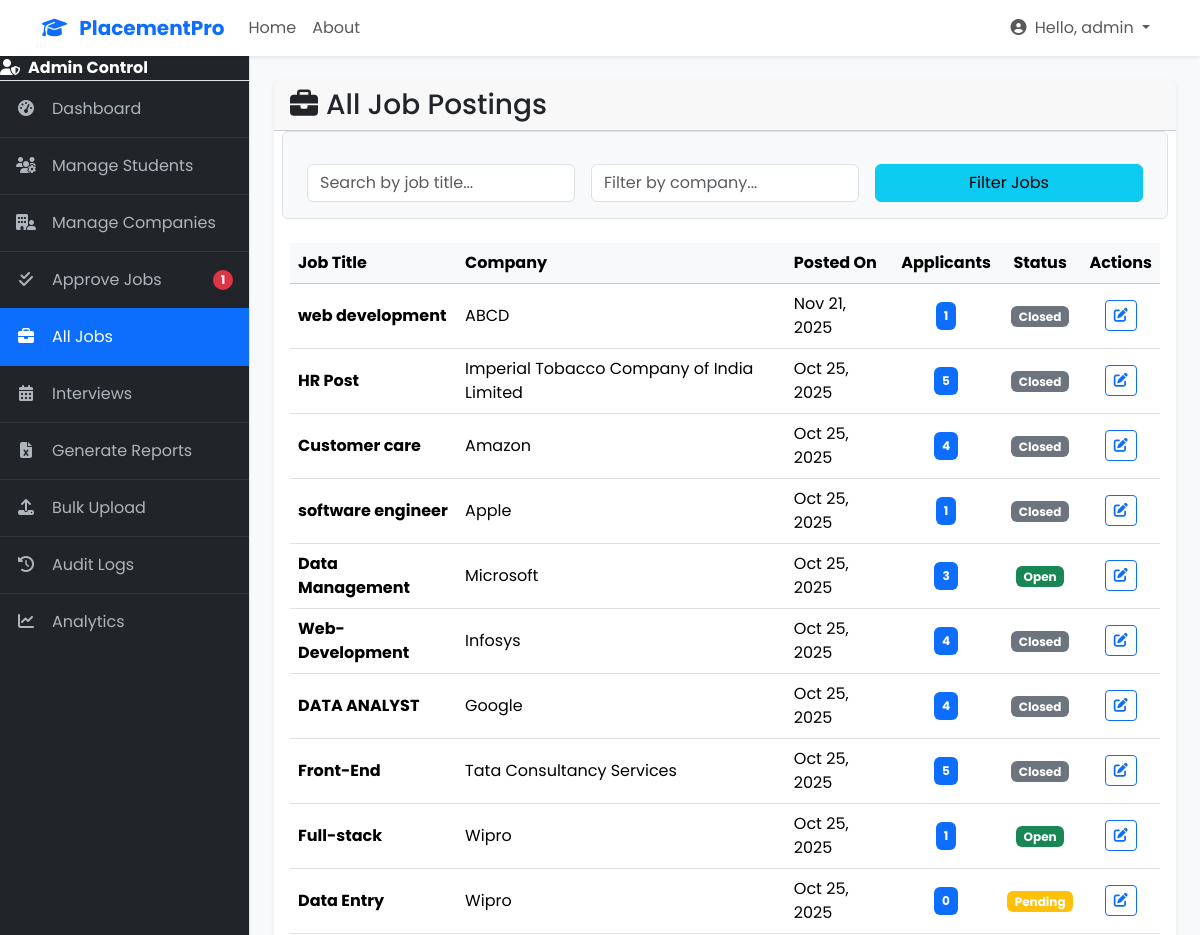
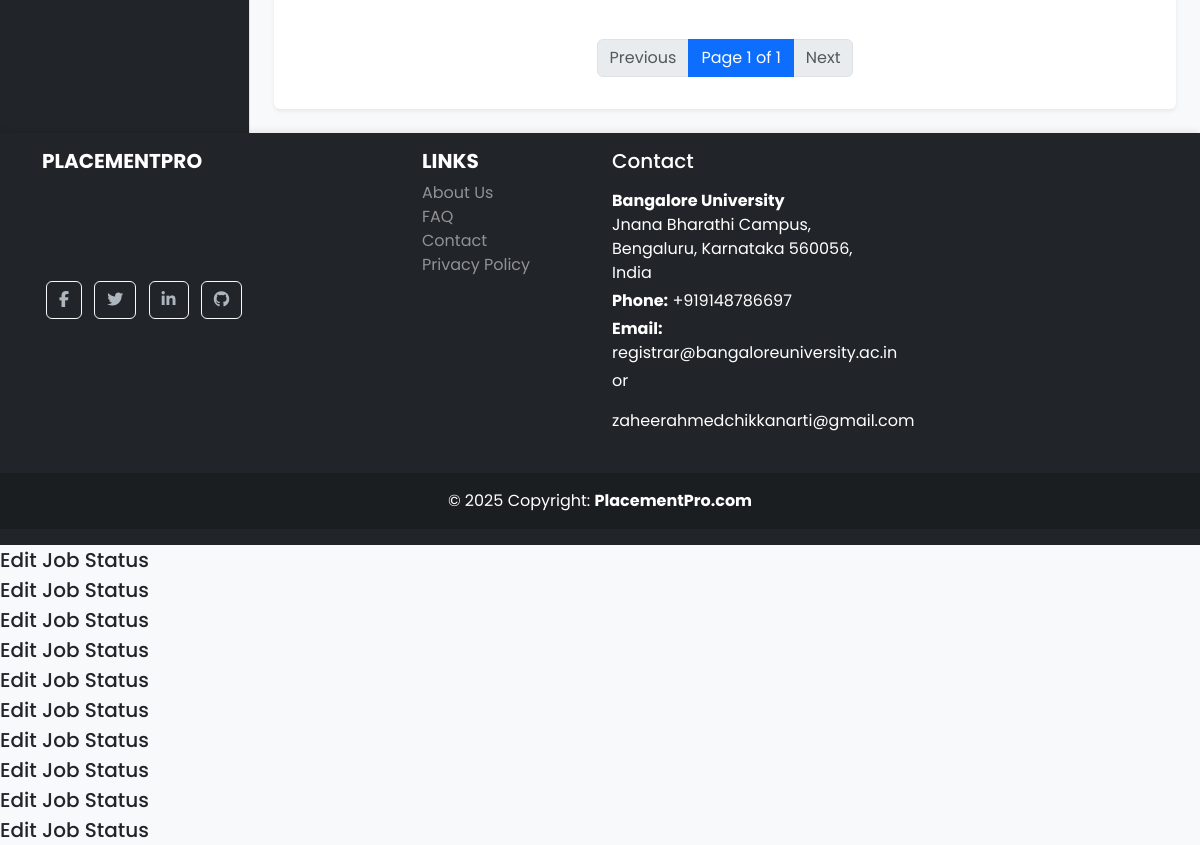
Page /tpo/jobs/all/ (signed in) on the committed database (2 pictures, top to bottom).
### core/models.py (models this page shows, shortened)
class User(AbstractUser):
    ROLE_CHOICES = (
        ('admin', 'Admin'),
        ('student', 'Student'),
        ('company', 'Company'),
    )
    role = models.CharField(max_length=10, choices=ROLE_CHOICES, default='student')

class JobPosting(models.Model):
    company = models.ForeignKey(CompanyProfile, on_delete=models.CASCADE, related_name='jobs')
    title = models.CharField(max_length=200)
    description = models.TextField()
    salary_range = models.CharField(max_length=100, blank=True)
    location = models.CharField(max_length=100)
    application_deadline = models.DateField()
    min_cgpa = models.FloatField(default=6.0, help_text="Minimum CGPA required.")
    max_backlogs = models.IntegerField(default=0, help_text="Maximum number of backlogs allowed.")
    allowed_branches = models.CharField(max_length=255, help_text="Comma-separated list of allowed branches (e.g., CSE,ECE,ME).")
    is_approved = models.BooleanField(default=False, help_text="Admin must approve the job posting.")
    posted_at = models.DateTimeField(auto_now_add=True)

class CompanyProfile(models.Model):
    user = models.OneToOneField(User, on_delete=models.CASCADE, primary_key=True, related_name='company_profile')
    name = models.CharField(max_length=200)
    description = models.TextField(help_text="A brief description of the company.")
    website = models.URLField(blank=True)
    logo = models.FileField(upload_to='company_logos/', null=True, blank=True)
    is_approved = models.BooleanField(default=False, help_text="Admin must approve the company profile.")
    hr_name = models.CharField(max_length=150, blank=True)
    hr_email = models.EmailField(blank=True)
    plain_password = models.CharField(max_length=128, blank=True, null=True)

### core/views.py (the view)
# urls.py: path('tpo/jobs/all/', views.manage_jobs_view, name='manage_jobs'),
@login_required
@admin_required
def manage_jobs_view(request):
    jobs_list = JobPosting.objects.all().select_related('company').prefetch_related('applications').order_by('-posted_at')
    title_query = request.GET.get('title')
    company_query = request.GET.get('company')
    if title_query:
        jobs_list = jobs_list.filter(title__icontains=title_query)
    if company_query:
        jobs_list = jobs_list.filter(company__name__icontains=company_query)
    paginator = Paginator(jobs_list, 15)
    page_number = request.GET.get('page')
    page_obj = paginator.get_page(page_number)
    context = {
        'all_jobs_page_obj': page_obj,
        'today': date.today() # Pass today's date for status checking
    }
    return render(request, 'admin/manage_jobs.html', context)

### core/context_processors.py (called while the page is built)
def notifications_context(request):
    if request.user.is_authenticated and request.user.role == 'admin':
        count = JobPosting.objects.filter(is_approved=False).count()
        return {'pending_jobs_count': count}
    return {}

### core/templates/admin/manage_jobs.html (shortened to what this page needs)
{% extends 'admin/admin_base.html' %}
{% block admin_content %}
<div class="card shadow-sm">
    <div class="card-header"><h3 class="mb-0"><i class="fas fa-briefcase me-2"></i>All Job Postings</h3></div>
    <div class="card-body">
        <form method="get" class="row g-3 mb-4 p-3 bg-light border rounded">
            <div class="col-md-4"><input type="text" name="title" class="form-control" placeholder="Search by job title..." value="{{ request.GET.title|default:'' }}"></div>
            <div class="col-md-4"><input type="text" name="company" class="form-control" placeholder="Filter by company..." value="{{ request.GET.company|default:'' }}"></div>
            <div class="col-md-4"><button type="submit" class="btn btn-info w-100">Filter Jobs</button></div>
        </form>
        <div class="table-responsive">
            <table class="table table-hover align-middle">
                <thead class="table-light">
                    <tr><th>Job Title</th><th>Company</th><th>Posted On</th><th class="text-center">Applicants</th><th class="text-center">Status</th><th class="text-center">Actions</th></tr>
                </thead>
                <tbody>
                    {% for job in all_jobs_page_obj %}
                    <tr>
                        <td class="fw-bold">{{ job.title }}</td>
                        <td>{{ job.company.name }}</td>
                        <td>{{ job.posted_at|date:"M d, Y" }}</td>
                        <td class="text-center">
                            <span class="badge bg-primary p-2">{{ job.applications.count }}</span>
                        </td>
                        <td class="text-center">
                            {% if not job.is_approved %}
                                <span class="badge bg-warning">Pending</span>
                            {% elif job.application_deadline < today %}
                                <span class="badge bg-secondary">Closed</span>
                            {% else %}
                                <span class="badge bg-success">Open</span>
                            {% endif %}
                        </td>
                        <td class="text-center">
                            <button type="button" class="btn btn-sm btn-outline-primary" title="Edit" data-bs-toggle="modal" data-bs-target="#editJobModal{{ job.id }}">
                                <i class="fas fa-edit"></i>
                            </button>
                        </td>
                    </tr>
                    {% empty %}
                    <tr><td colspan="6" class="text-center p-4">No jobs found in the system.</td></tr>
                    {% endfor %}
                </tbody>
            </table>
        </div>
        <nav aria-label="Page navigation">
            <ul class="pagination justify-content-center mt-4">
                {% if all_jobs_page_obj.has_previous %}
                    <li class="page-item"><a class="page-link" href="?page={{ all_jobs_page_obj.previous_page_number }}">Previous</a></li>
                {% else %}
                     <li class="page-item disabled"><a class="page-link" href="#">Previous</a></li>
                {% endif %}
                <li class="page-item active"><span class="page-link">Page {{ all_jobs_page_obj.number }} of {{ all_jobs_page_obj.paginator.num_pages }}</span></li>
                {% if all_jobs_page_obj.has_next %}
                    <li class="page-item"><a class="page-link" href="?page={{ all_jobs_page_obj.next_page_number }}">Next</a></li>
                {% else %}
                    <li class="page-item disabled"><a class="page-link" href="#">Next</a></li>
                {% endif %}
            </ul>
        </nav>
    </div>
</div>
{% for job in all_jobs_page_obj %}
<div class="modal fade" id="editJobModal{{ job.id }}" tabindex="-1" aria-labelledby="editJobModalLabel{{ job.id }}" aria-hidden="true">
    <div class="modal-dialog">
        <div class="modal-content">
            <form method="post" action="{% url 'core:edit_job_status' job.id %}">
                <div class="modal-header">
                    <h5 class="modal-title" id="editJobModalLabel{{ job.id }}">Edit Job Status</h5>
                </div>
            </form>
        </div>
    </div>
</div>
{% endfor %}
{% endblock %}

### core/templates/admin/admin_base.html (shortened to what this page needs)
{% extends 'base.html' %}
{% load static %}
{% block content %}
<div class="d-flex" id="adminPanelWrapper">
    <div class="bg-dark border-end" id="sidebar-wrapper">
        <div class="sidebar-heading border-bottom bg-dark text-white fw-bold">
            <i class="fas fa-user-shield me-2"></i>Admin Control
        </div>
        <div class="list-group list-group-flush">
    <a class="list-group-item list-group-item-action list-group-item-dark p-3 {% if request.resolver_match.url_name == 'admin_dashboard' %}active{% endif %}" href="{% url 'core:admin_dashboard' %}">
        <i class="fas fa-tachometer-alt fa-fw me-3"></i>Dashboard
    </a>
    <a class="list-group-item list-group-item-action list-group-item-dark p-3 {% if request.resolver_match.url_name == 'manage_students' %}active{% endif %}" href="{% url 'core:manage_students' %}">
        <i class="fas fa-users-cog fa-fw me-3"></i>Manage Students
    </a>
    <a class="list-group-item list-group-item-action list-group-item-dark p-3 {% if request.resolver_match.url_name == 'manage_companies' %}active{% endif %}" href="{% url 'core:manage_companies' %}">
        <i class="fas fa-building-user fa-fw me-3"></i>Manage Companies
    </a>
    <a class="list-group-item list-group-item-action list-group-item-dark p-3 d-flex justify-content-between align-items-center " href="{% url 'core:approve_jobs' %}">
        <span><i class="fas fa-check-double fa-fw me-3"></i>Approve Jobs</span>
        {% if pending_jobs_count > 0 %}<span class="badge bg-danger rounded-pill">{{ pending_jobs_count }}</span>{% endif %}
    </a>
    <a class="list-group-item list-group-item-action list-group-item-dark p-3 {% if request.resolver_match.url_name == 'manage_jobs' %}active{% endif %}" href="{% url 'core:manage_jobs' %}">
        <i class="fas fa-briefcase fa-fw me-3"></i>All Jobs
    </a>
    <a class="list-group-item list-group-item-action list-group-item-dark p-3 {% if request.resolver_match.url_name == 'interview_management' %}active{% endif %}" href="{% url 'core:interview_management' %}">
        <i class="fas fa-calendar-alt fa-fw me-3"></i>Interviews
    </a>
    <a class="list-group-item list-group-item-action list-group-item-dark p-3 {% if request.resolver_match.url_name == 'generate_reports' %}active{% endif %}" href="{% url 'core:generate_reports' %}">
        <i class="fas fa-file-excel fa-fw me-3"></i>Generate Reports
    </a>
    <a class="list-group-item list-group-item-action list-group-item-dark p-3 {% if request.resolver_match.url_name == 'bulk_upload' %}active{% endif %}" href="{% url 'core:bulk_upload' %}">
        <i class="fas fa-upload fa-fw me-3"></i>Bulk Upload
    </a>
    <a class="list-group-item list-group-item-action list-group-item-dark p-3 {% if request.resolver_match.url_name == 'audit_logs' %}active{% endif %}" href="{% url 'core:audit_logs' %}">
        <i class="fas fa-history fa-fw me-3"></i>Audit Logs
    </a>
    <a class="list-group-item list-group-item-action list-group-item-dark p-3 {% if request.resolver_match.url_name == 'analytics' %}active{% endif %}" href="{% url 'core:analytics' %}">
        <i class="fas fa-chart-line fa-fw me-3"></i>Analytics
    </a>
     </div>
    </div>
    <div id="page-content-wrapper">
        <div class="container-fluid p-4">
            {% block admin_content %}
            {% endblock %}
        </div>
    </div>
</div>
{% endblock %}

### core/templates/base.html (shortened to what this page needs)
{% load static %}
<!DOCTYPE html>
<html lang="en" class="h-100">
<head>
    <link href="https://cdn.jsdelivr.net/npm/bootstrap@5.3.3/dist/css/bootstrap.min.css" rel="stylesheet">
    <link rel="stylesheet" href="https://cdnjs.cloudflare.com/ajax/libs/font-awesome/6.5.2/css/all.min.css" />
    <link rel="stylesheet" href="{% static 'css/style.css' %}">
</head>
<body class="d-flex flex-column h-100 bg-light">
    <header>
        {% include 'partials/navbar.html' %}
    </header>
    <main class="flex-shrink-0">
        {% block content %}
        {% endblock %}
    </main>
    <footer class="footer mt-auto py-3 bg-dark text-white">
        {% include 'partials/footer.html' %}
    </footer>
</body>
</html>

### core/templates/partials/navbar.html (shortened to what this page needs)
<nav class="navbar navbar-expand-lg navbar-light bg-white shadow-sm sticky-top">
    <div class="container">
        <a class="navbar-brand fw-bold text-primary" href="{% url 'core:home' %}">
            <i class="fas fa-graduation-cap me-2"></i>
            PlacementPro
        </a>
        <div class="collapse navbar-collapse" id="main-nav">
            <ul class="navbar-nav me-auto mb-2 mb-lg-0">
                <li class="nav-item">
                    <a class="nav-link" href="{% url 'core:home' %}">Home</a>
                </li>
                <li class="nav-item">
                    <a class="nav-link" href="{% url 'core:about' %}">About</a>
                </li>
            </ul>
            <ul class="navbar-nav ms-auto">
                {% if user.is_authenticated %}
                    <li class="nav-item dropdown">
                        <a class="nav-link dropdown-toggle" href="#" id="userMenu" role="button" data-bs-toggle="dropdown" aria-expanded="false">
                            <i class="fas fa-user-circle me-1"></i>
                            Hello, {{ user.username }}
                        </a>
                    </li>
                {% endif %}
            </ul>
        </div>
    </div>
</nav>

### core/templates/partials/footer.html (shortened to what this page needs)
<div class="container">
    <div class="row">
        <div class="col-lg-4 col-md-6 mb-4 mb-lg-0">
            <h5 class="text-uppercase fw-bold">PlacementPro</h5>
            <p class="text-muted">
            </p>
            <div class="mt-4">
                <a href="https://www.facebook.com" class="btn btn-outline-light btn-floating m-1" role="button"><i class="fab fa-facebook-f"></i></a>
                <a href="https://www.twitter.com" class="btn btn-outline-light btn-floating m-1" role="button"><i class="fab fa-twitter"></i></a>
                <a href="https://www.linkedin.com" class="btn btn-outline-light btn-floating m-1" role="button"><i class="fab fa-linkedin-in"></i></a>
                <a href="https://www.github.com" class="btn btn-outline-light btn-floating m-1" role="button"><i class="fab fa-github"></i></a>
            </div>
        </div>
        <div class="col-lg-2 col-md-6 mb-4 mb-lg-0">
            <h5 class="text-uppercase fw-bold">Links</h5>
            <ul class="list-unstyled mb-0">
                <li><a href="{% url 'core:about' %}" class="text-white-50 text-decoration-none">About Us</a></li>
                <li><a href="#" class="text-white-50 text-decoration-none">FAQ</a></li>
                <li><a href="#" class="text-white-50 text-decoration-none">Contact</a></li>
                <li><a href="#" class="text-white-50 text-decoration-none">Privacy Policy</a></li>
            </ul>
        </div>
        <div class="col-lg-3 col-md-6 mb-4 mb-lg-0">
            <h5 class="mb-3">Contact</h5>
        <p class="mb-1">
            <strong>Bangalore University</strong><br>
            Jnana Bharathi Campus, Bengaluru, Karnataka 560056, India
        </p>
        <p class="mb-1">
            <strong>Phone:</strong> +919148786697
        </p>
        <p class="mb-1">
            <strong>Email:</strong> <a href="mailto:registrar@bangaloreuniversity.ac.in" class="text-white"> registrar@bangaloreuniversity.ac.in</a> <p>or</p><a href="mailto:zaheerahmedchikkanarti@gmail.com" class="text-white">zaheerahmedchikkanarti@gmail.com</a>
        </p>
        </div>
    </div>
</div>
<div class="text-center p-3 mt-4" style="background-color: rgba(0, 0, 0, 0.2);">
    © {% now "Y" %} Copyright:
    <a class="text-white text-decoration-none fw-bold" href="{% url 'core:home' %}">PlacementPro.com</a>
</div>

### static/css/style.css (style rules this page uses)
body { font-family: 'Poppins', sans-serif; background-color: #f8f9fa; display: flex; flex-direction: column; min-height: 100vh; }
main { flex: 1; }
a { transition: color 0.2s ease-in-out; }
.navbar { box-shadow: 0 4px 6px -1px rgba(0, 0, 0, 0.07), 0 2px 4px -1px rgba(0, 0, 0, 0.04); }
.footer { background-color: #212529; color: white; padding: 40px 0; box-shadow: 0 -4px 6px -1px rgba(0, 0, 0, 0.07); }
.footer a { color: #adb5bd; text-decoration: none; transition: color 0.3s; }
.card { border: none; box-shadow: 0 4px 8px rgba(0,0,0,0.08); transition: transform 0.3s ease, box-shadow 0.3s ease; }

### core/templates/admin/admin_base.html (style rules this page uses)
#adminPanelWrapper { display: flex; }
#sidebar-wrapper { min-height: calc(100vh - 56px); width: 250px; transition: margin .25s ease-out; }
#page-content-wrapper { flex: 1; min-width: 0; background-color: #f8f9fa; }
.list-group-item-dark { background-color: #212529; color: #adb5bd; border-color: #32383e; }
.list-group-item-dark.active { background-color: #0d6efd !important; color: #fff !important; border-color: #0d6efd !important; }

### rows in the picture
User: username "admin"
JobPosting: title "web development", company.name "ABCD", posted_at "Nov 21, 2025", applications.count "1", is_approved "Closed"
JobPosting: title "HR Post", company.name "Imperial Tobacco Company of India Limited", posted_at "Oct 25, 2025", applications.count "5", is_approved "Closed"
JobPosting: title "Customer care", company.name "Amazon", posted_at "Oct 25, 2025", applications.count "4", is_approved "Closed"
JobPosting: title "software engineer", company.name "Apple", posted_at "Oct 25, 2025", applications.count "1", is_approved "Closed"
JobPosting: title "Data Management", company.name "Microsoft", posted_at "Oct 25, 2025", applications.count "3", is_approved "Open"
JobPosting: title "Web-Development", company.name "Infosys", posted_at "Oct 25, 2025", applications.count "4", is_approved "Closed"
JobPosting: title "DATA ANALYST", company.name "Google", posted_at "Oct 25, 2025", applications.count "4", is_approved "Closed"
JobPosting: title "Front-End", company.name "Tata Consultancy Services", posted_at "Oct 25, 2025", applications.count "5", is_approved "Closed"
JobPosting: title "Full-stack", company.name "Wipro", posted_at "Oct 25, 2025", applications.count "1", is_approved "Open"
JobPosting: title "Data Entry", company.name "Wipro", posted_at "Oct 25, 2025", applications.count "0", is_approved "Pending"

### other values in the picture
{{ pending_jobs_count }} "1"
{{ all_jobs_page_obj.number }} "1"
{{ all_jobs_page_obj.paginator.num_pages }} "1"
